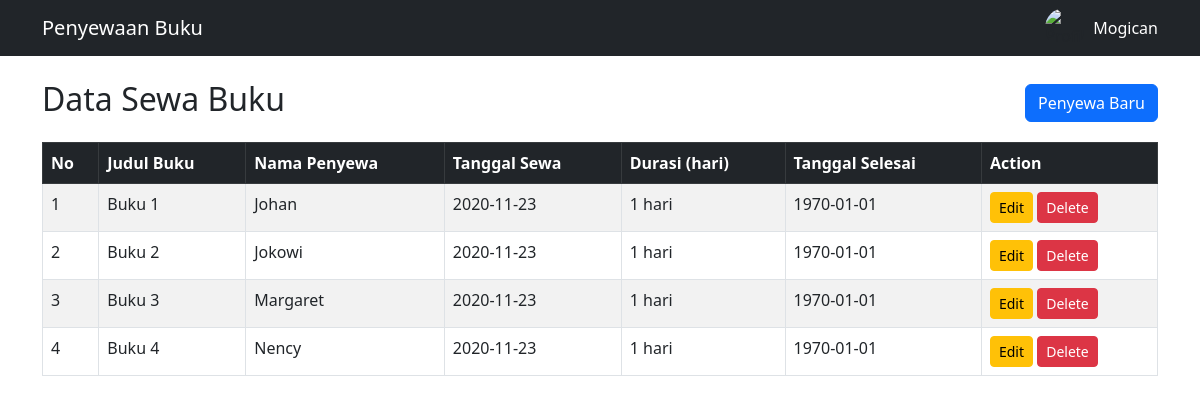
Before: / with the older database file.
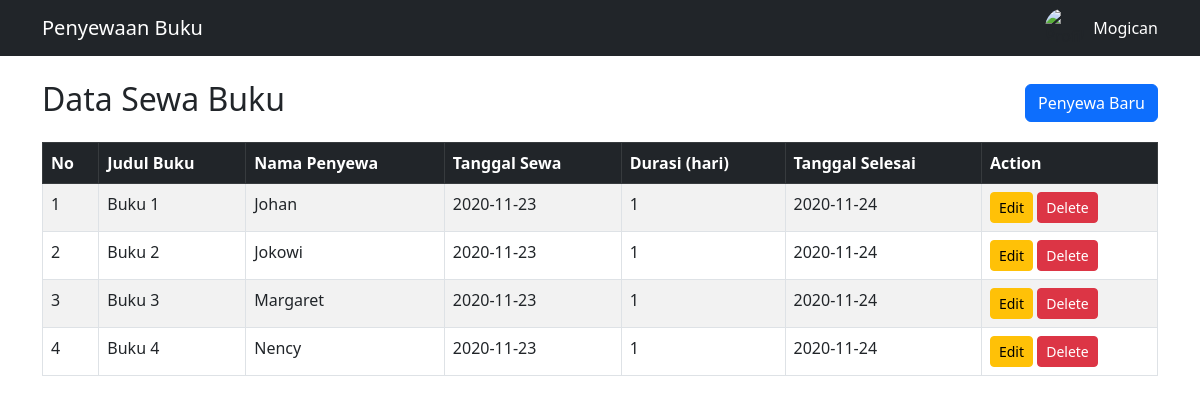
After: the same page with the newer database file.
### tables this page shows
CREATE TABLE `sewa` (
  `id` INT(10) NOT NULL AUTO_INCREMENT,
  `judul` VARCHAR(50) NOT NULL,
  `penyewa` VARCHAR(50) NOT NULL,
  `tanggal_sewa` DATE NOT NULL,
  `tanggal_selesai` DATE NOT NULL,
  `durasi` INT(10) NOT NULL,
  PRIMARY KEY (`id`)
);

### index.php (the view, shortened to what this page needs)
<?php
include_once('koneksi.php');
?>
<!DOCTYPE html>
<html lang="en">
<head>
    <link href="https://cdn.jsdelivr.net/npm/bootstrap@5.3.0/dist/css/bootstrap.min.css" rel="stylesheet">
</head>
<body>
    <nav class="navbar navbar-expand-lg navbar-dark bg-dark">
        <div class="container">
            <a class="navbar-brand" href="#">Penyewaan Buku</a>
            <div class="d-flex align-items-center">
                <img src="https://cdn-icons-png.flaticon.com/512/219/219969.png" alt="Profile" class="rounded-circle"
                    width="40" height="40">
                <span class="text-white ms-2">Mogican</span>
            </div>
        </div>
    </nav>
    <div class="container mt-4">
        <div class="d-flex align-items-center justify-content-between">
            <h2 class="mb-4">Data Sewa Buku</h2>
            <a href="formSewa.php" class="btn btn-primary mb-3">Penyewa Baru</a>
        </div>
        <table class="table table-bordered table-striped">
            <thead class="table-dark">
                <tr>
                    <th>No</th>
                    <th>Judul Buku</th>
                    <th>Nama Penyewa</th>
                    <th>Tanggal Sewa</th>
                    <th>Durasi (hari)</th>
                    <th>Tanggal Selesai</th>
                    <th>Action</th>
                </tr>
            </thead>
            <tbody>
                <?php
                $query = mysqli_query($koneksi, 'SELECT * FROM sewa');
                $no = 1;
                while ($row = mysqli_fetch_array($query)) {
                    $tanggal_selesai = date('Y-m-d', strtotime($row['tanggal_sewa'] . "+ $row[durasi] days"));
                    ?>
                    <tr>
                        <td><?= $no++; ?></td>
                        <td><?= htmlspecialchars($row['judul']); ?></td>
                        <td><?= htmlspecialchars($row['penyewa']); ?></td>
                        <td><?= htmlspecialchars($row['tanggal_sewa']); ?></td>
                        <td><?= htmlspecialchars($row['durasi']); ?></td>
                        <td><?= $tanggal_selesai; ?></td>
                        <td>
                            <a href="formEditSewa.php?id=<?= $row['id']; ?>" class="btn btn-warning btn-sm">Edit</a>
                            <a href="prosesDeleteSewa.php?id=<?= $row['id']; ?>" class="btn btn-danger btn-sm"
                                onclick="return confirm('Apakah Anda yakin ingin menghapus data ini?');">Delete</a>
                        </td>
                    </tr>
                <?php } ?>
            </tbody>
        </table>
    </div>
</body>
</html>

Changed rows visible on the page:
changed sewa "Buku 1": durasi "1 hari" → "1"; tanggal_selesai "1970-01-01" → "2020-11-24"
changed sewa "Buku 2": durasi "1 hari" → "1"; tanggal_selesai "1970-01-01" → "2020-11-24"
changed sewa "Buku 3": durasi "1 hari" → "1"; tanggal_selesai "1970-01-01" → "2020-11-24"
changed sewa "Buku 4": durasi "1 hari" → "1"; tanggal_selesai "1970-01-01" → "2020-11-24"
